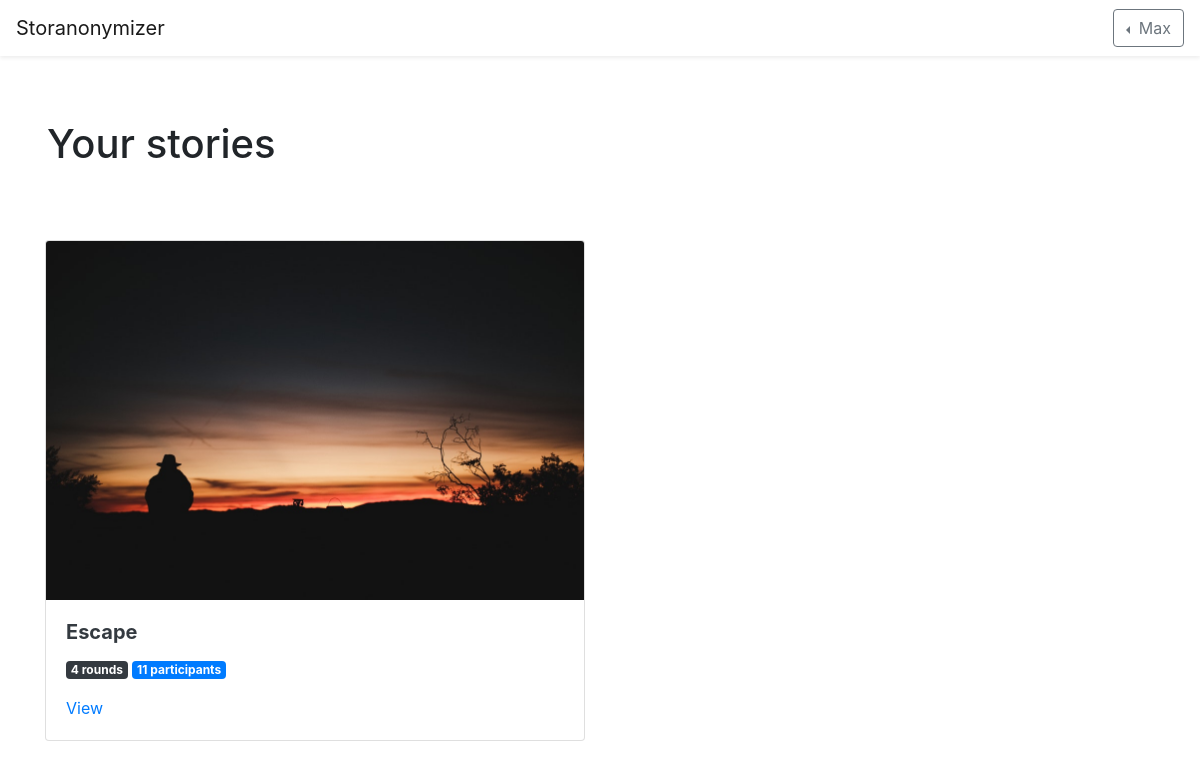
Screenshot of /my/stories (signed in) with the database file from the repository.
### storanonymizer/models.py (models this page shows, shortened)
class User(db.Model):
	id = db.Column(db.Integer, primary_key=True)
	name = db.Column(db.String(80), unique=True)
	password_hash = db.Column(db.String(1024))
	stories = db.relationship("Story", backref="user", lazy="select")
	contributions = db.relationship("Contribution", backref="author", lazy="select")
	votes = db.relationship("Vote", backref="user", lazy="select")

class Story(db.Model):
	id = db.Column(db.Integer, primary_key=True)
	code = db.Column(db.String(), unique=True)
	name = db.Column(db.String())
	user_id = db.Column(db.Integer, db.ForeignKey("user.id"))
	rounds = db.relationship("Round", backref="story", lazy="select")

### storanonymizer/views.py (the view)
@app.route("/my/stories")
@login_required
def my_stories():
	stories = current_user.stories
	for s in stories:
		contributors = []
		for r in s.rounds:
			for c in r.contributions:
				if c.author_id not in contributors:
					contributors.append(c.author_id)
		s.contributors = contributors
	return render_template("mystories.html", stories=stories)

### storanonymizer/auth.py (called while the page is built)
@lm.user_loader
def load_user(user_id):
	return models.User.query.get(int(user_id))

### storanonymizer/templates/mystories.html
{% extends "base.html" %}
{% block content %}
<div class="jumbotron bg-white mb-0">
	<div class="container">
		<h1>Your stories</h1>
	</div>
</div>
<div class="container">
	<div class="row">
		{% for s in stories %}
		<div class="col-12 col-md-6 mb-4">
			<div class="card">
				<a href="{{ url_for('story', story_code=s.code) }}"><img class="card-img-top" src="{{ url_for('static', filename=s.name + '.jpeg') }}"></a>
				<div class="card-body">
					<h5 class="card-title"><a class="text-dark font-weight-bold" href="{{ url_for('story', story_code=s.code) }}">{{ s.name }}</a></h5>
					<p class="card-text"><span class="badge badge-dark">{{ s.rounds|length }} rounds</span> <span class="badge badge-primary">{{ s.contributors|length }} participants</span></p>
					<a href="{{ url_for('story', story_code=s.code) }}" class="card-link">View</a>
				</div>
			</div>
		</div>
		{% else %}
		<h6>You have started no stories yet!</h6>
		{% endfor %}
	</div>
</div>
{% endblock %}

### storanonymizer/templates/base.html (shortened to what this page needs)
<!doctype html>
<html lang="en">
	<head>
		<link rel="stylesheet" href="https://stackpath.bootstrapcdn.com/bootstrap/4.2.1/css/bootstrap.min.css">
	</head>
	<body>
		<nav class="navbar navbar-light bg-white shadow-sm">
			<a href="{{ url_for('index') }}" class="navbar-brand">Storanonymizer</a>
			<div class="dropdown dropleft">
				{% if current_user.is_authenticated %}
				<button class="btn btn-outline-secondary dropdown-toggle" type="button" id="userMenu" data-toggle="dropdown" aria-haspopup="true" aria-expanded="false">
					{{ current_user.name }}
				</button>
				{% else %}
				<div>
					<a class="btn btn-outline-dark" href="{{ url_for('register') }}">Sign up</a>
					<a class="btn btn-primary" href="{{ url_for('login') }}">Login</a>
				</div>
				{% endif %}
			</div>
		</nav>
		{% block content %}{% endblock %}
	</body>
</html>

### rows the page displays
User: name "Max"
Story: name (picture), name "Escape", rounds|length "4", contributors|length "11"
